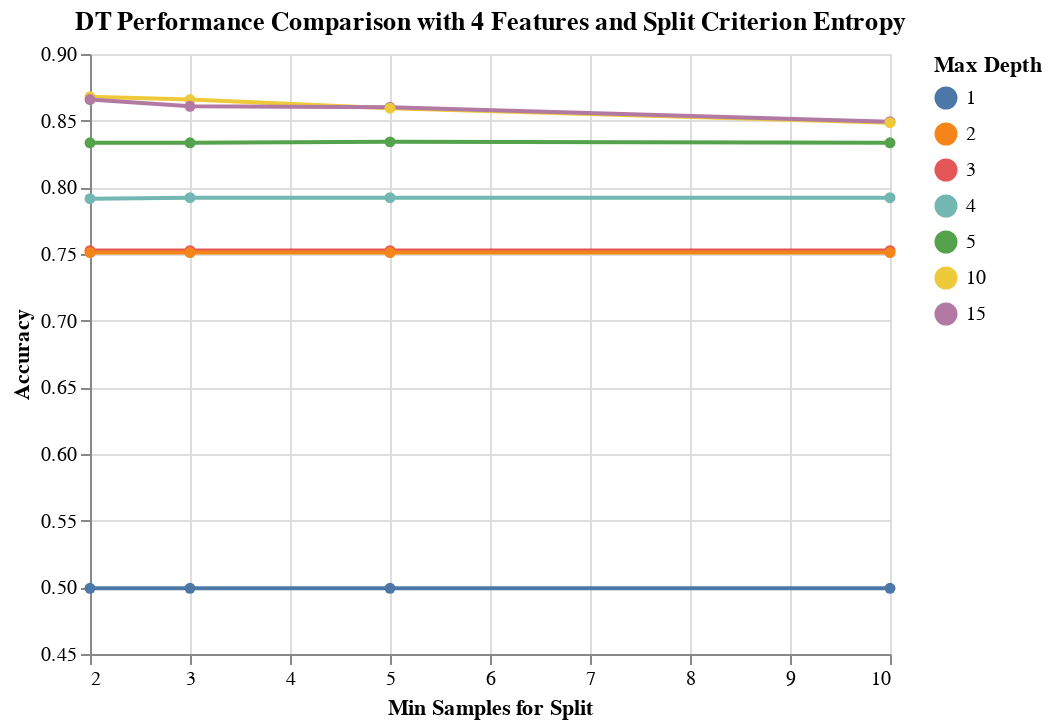

Notebook cell for this chart:
### Markdown cell above
**Visualizing the results of the grid search corresponding to 4 selected features and for split criterion Entropy**

### Code cell
results_DT_entropy = results_DT[(results_DT['rfi_fs__n_features_'] == 4) & (results_DT['dt__criterion'] =='entropy') ]
alt.Chart(results_DT_entropy,title='DT Performance Comparison with 4 Features and Split Criterion Entropy').mark_line(point=True).encode(
    alt.X('dt__min_samples_split', title='Min Samples for Split'),
    alt.Y('mean_score', title='Accuracy', scale=alt.Scale(zero=False)),
    alt.Color('dt__max_depth:N', title='Max Depth'))

### Figure 1 — Vega-Lite specification as saved in the notebook (floating-point values rounded to 4 significant figures)
{"config": {"view": {"continuousWidth": 400, "continuousHeight": 300}}, "data": {"name": "data-39011bb20e2ed19773329bb15c364836"}, "mark": {"type": "line", "point": true}, "encoding": {"color": {"type": "nominal", "field": "dt__max_depth", "title": "Max Depth"}, "x": {"type": "quantitative", "field": "dt__min_samples_split", "title": "Min Samples for Split"}, "y": {"type": "quantitative", "field": "mean_score", "scale": {"zero": false}, "title": "Accuracy"}}, "title": "DT Performance Comparison with 4 Features and Split Criterion Entropy", "$schema": "https://vega.github.io/schema/vega-lite/v4.8.1.json", "datasets": {"data-39011bb20e2ed19773329bb15c364836": [{"mean_score": 0.868, "std_score": 0.02681, "max_score": 0.8957, "min_score": 0.828, "dt__criterion": "entropy", "dt__max_depth": 10, "dt__min_samples_split": 2, "rfi_fs__n_features_": 4}, {"mean_score": 0.8658, "std_score": 0.02304, "max_score": 0.8885, "min_score": 0.828, "dt__criterion": "entropy", "dt__max_depth": 10, "dt__min_samples_split": 3, "rfi_fs__n_features_": 4}, {"mean_score": 0.8658, "std_score": 0.0279, "max_score": 0.9029, "min_score": 0.8208, "dt__criterion": "entropy", "dt__max_depth": 15, "dt__min_samples_split": 2, "rfi_fs__n_features_": 4}, {"mean_score": 0.8607, "std_score": 0.03077, "max_score": 0.9065, "min_score": 0.8172, "dt__criterion": "entropy", "dt__max_depth": 15, "dt__min_samples_split": 3, "rfi_fs__n_features_": 4}, {"mean_score": 0.8601, "std_score": 0.02804, "max_score": 0.8921, "min_score": 0.8136, "dt__criterion": "entropy", "dt__max_depth": 15, "dt__min_samples_split": 5, "rfi_fs__n_features_": 4}, {"mean_score": 0.8593, "std_score": 0.02597, "max_score": 0.8849, "min_score": 0.8172, "dt__criterion": "entropy", "dt__max_depth": 10, "dt__min_samples_split": 5, "rfi_fs__n_features_": 4}, {"mean_score": 0.8492, "std_score": 0.02256, "max_score": 0.8777, "min_score": 0.8136, "dt__criterion": "entropy", "dt__max_depth": 15, "dt__min_samples_split": 10, "rfi_fs__n_features_": 4}, {"mean_score": 0.8485, "std_score": 0.02203, "max_score": 0.8777, "min_score": 0.8136, "dt__criterion": "entropy", "dt__max_depth": 10, "dt__min_samples_split": 10, "rfi_fs__n_features_": 4}, {"mean_score": 0.8341, "std_score": 0.02889, "max_score": 0.8669, "min_score": 0.7849, "dt__criterion": "entropy", "dt__max_depth": 5, "dt__min_samples_split": 5, "rfi_fs__n_features_": 4}, {"mean_score": 0.8334, "std_score": 0.0283, "max_score": 0.8669, "min_score": 0.7849, "dt__criterion": "entropy", "dt__max_depth": 5, "dt__min_samples_split": 3, "rfi_fs__n_features_": 4}, {"mean_score": 0.8334, "std_score": 0.0283, "max_score": 0.8669, "min_score": 0.7849, "dt__criterion": "entropy", "dt__max_depth": 5, "dt__min_samples_split": 2, "rfi_fs__n_features_": 4}, {"mean_score": 0.8334, "std_score": 0.0283, "max_score": 0.8669, "min_score": 0.7849, "dt__criterion": "entropy", "dt__max_depth": 5, "dt__min_samples_split": 10, "rfi_fs__n_features_": 4}, {"mean_score": 0.7922, "std_score": 0.0236, "max_score": 0.8152, "min_score": 0.7599, "dt__criterion": "entropy", "dt__max_depth": 4, "dt__min_samples_split": 3, "rfi_fs__n_features_": 4}, {"mean_score": 0.7922, "std_score": 0.0236, "max_score": 0.8152, "min_score": 0.7599, "dt__criterion": "entropy", "dt__max_depth": 4, "dt__min_samples_split": 10, "rfi_fs__n_features_": 4}, {"mean_score": 0.7922, "std_score": 0.0236, "max_score": 0.8152, "min_score": 0.7599, "dt__criterion": "entropy", "dt__max_depth": 4, "dt__min_samples_split": 5, "rfi_fs__n_features_": 4}, {"mean_score": 0.7915, "std_score": 0.02293, "max_score": 0.8116, "min_score": 0.7599, "dt__criterion": "entropy", "dt__max_depth": 4, "dt__min_samples_split": 2, "rfi_fs__n_features_": 4}, {"mean_score": 0.7525, "std_score": 0.02597, "max_score": 0.7842, "min_score": 0.7097, "dt__criterion": "entropy", "dt__max_depth": 3, "dt__min_samples_split": 5, "rfi_fs__n_features_": 4}, {"mean_score": 0.7525, "std_score": 0.02597, "max_score": 0.7842, "min_score": 0.7097, "dt__criterion": "entropy", "dt__max_depth": 3, "dt__min_samples_split": 2, "rfi_fs__n_features_": 4}, {"mean_score": 0.7525, "std_score": 0.02597, "max_score": 0.7842, "min_score": 0.7097, "dt__criterion": "entropy", "dt__max_depth": 3, "dt__min_samples_split": 3, "rfi_fs__n_features_": 4}, {"mean_score": 0.7525, "std_score": 0.02597, "max_score": 0.7842, "min_score": 0.7097, "dt__criterion": "entropy", "dt__max_depth": 3, "dt__min_samples_split": 10, "rfi_fs__n_features_": 4}, {"mean_score": 0.7511, "std_score": 0.0261, "max_score": 0.7842, "min_score": 0.7097, "dt__criterion": "entropy", "dt__max_depth": 2, "dt__min_samples_split": 3, "rfi_fs__n_features_": 4}, {"mean_score": 0.7511, "std_score": 0.0261, "max_score": 0.7842, "min_score": 0.7097, "dt__criterion": "entropy", "dt__max_depth": 2, "dt__min_samples_split": 5, "rfi_fs__n_features_": 4}, {"mean_score": 0.7511, "std_score": 0.0261, "max_score": 0.7842, "min_score": 0.7097, "dt__criterion": "entropy", "dt__max_depth": 2, "dt__min_samples_split": 10, "rfi_fs__n_features_": 4}, {"mean_score": 0.7511, "std_score": 0.0261, "max_score": 0.7842, "min_score": 0.7097, "dt__criterion": "entropy", "dt__max_depth": 2, "dt__min_samples_split": 2, "rfi_fs__n_features_": 4}, {"mean_score": 0.4993, "std_score": 0.0008844, "max_score": 0.5, "min_score": 0.4982, "dt__criterion": "entropy", "dt__max_depth": 1, "dt__min_samples_split": 2, "rfi_fs__n_features_": 4}, {"mean_score": 0.4993, "std_score": 0.0008844, "max_score": 0.5, "min_score": 0.4982, "dt__criterion": "entropy", "dt__max_depth": 1, "dt__min_samples_split": 5, "rfi_fs__n_features_": 4}, {"mean_score": 0.4993, "std_score": 0.0008844, "max_score": 0.5, "min_score": 0.4982, "dt__criterion": "entropy", "dt__max_depth": 1, "dt__min_samples_split": 10, "rfi_fs__n_features_": 4}, {"mean_score": 0.4993, "std_score": 0.0008844, "max_score": 0.5, "min_score": 0.4982, "dt__criterion": "entropy", "dt__max_depth": 1, "dt__min_samples_split": 3, "rfi_fs__n_features_": 4}]}}
